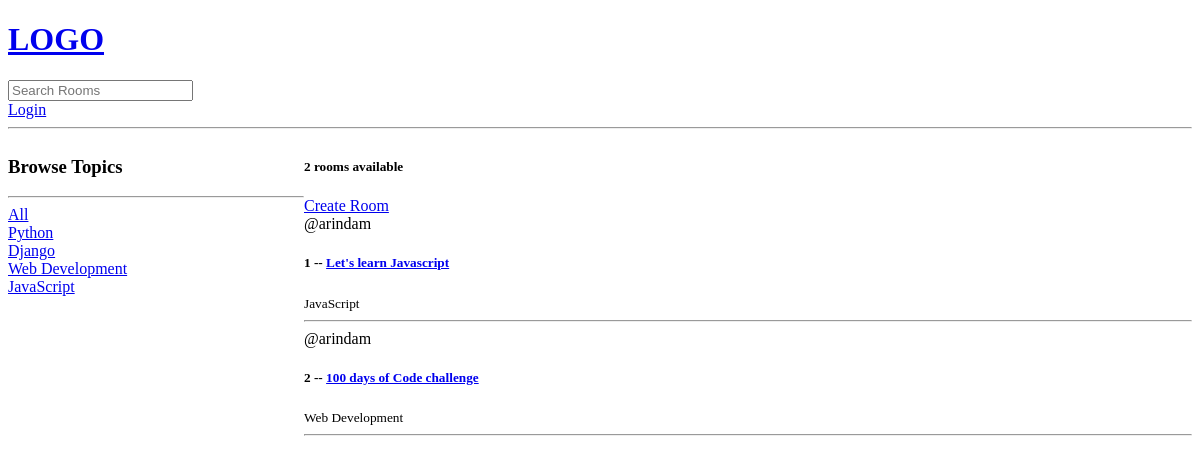
The app's page /, older data.
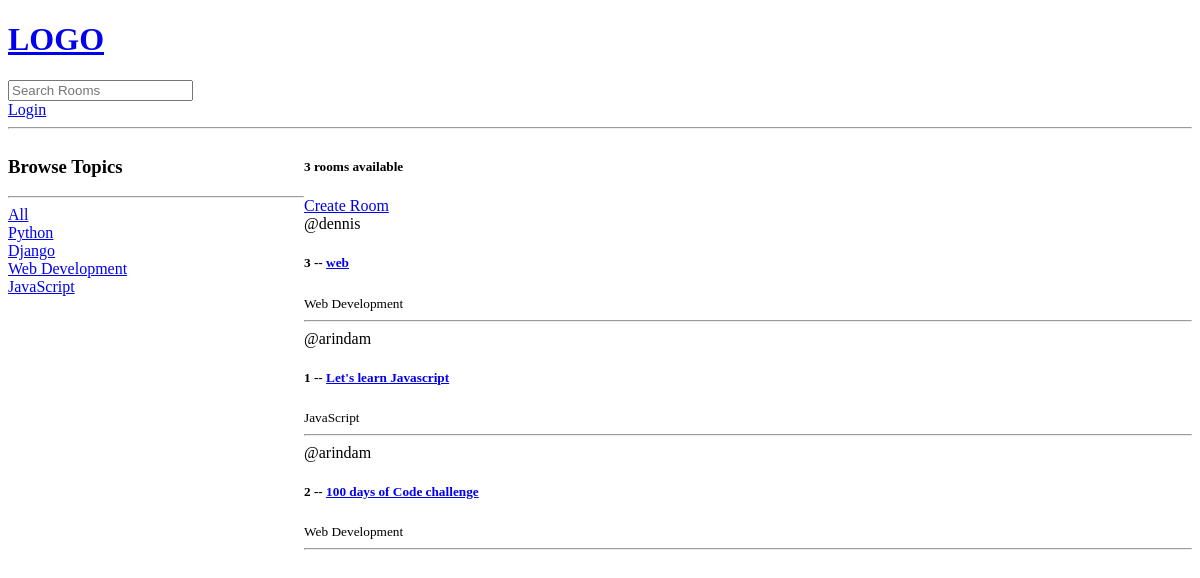
The same page, newer data.
### base/models.py (models this page shows, shortened)
class Topic(models.Model):
    name = models.CharField(max_length=200)

class Room(models.Model):
    host = models.ForeignKey(User, on_delete=models.SET_NULL, null=True)
    topic = models.ForeignKey(Topic, on_delete=models.SET_NULL, null=True)
    name = models.CharField(max_length=200)
    description = models.TextField(null=True, blank=True)
    updated = models.DateTimeField(auto_now=True)
    created = models.DateTimeField(auto_now_add=True)
    class Meta:
        ordering = ['-updated','-created']

### base/views.py (the view)
# urls.py: path('', views.home, name="home"),
def home(request):  # request refers to HTTP request object
    q = request.GET.get('q') if request.GET.get('q')!=None else '' #This will get the query parameter from the URL, if it exists
    rooms = Room.objects.filter(
        Q(topic__name__icontains=q) |
        Q(name__icontains=q) |
        Q(description__icontains=q)
        ) #Making a call upwards to the topic schema, and making sure that the topic name at least contains the query string (case insensitive)
    topics = Topic.objects.all()
    room_count = rooms.count()
    context = {'rooms': rooms, 'topics':topics, 'room_count':room_count}
    return render(request, 'base/home.html', context)

### base/templates/base/home.html (shortened to what this page needs)
{% extends 'main.html' %}
{% block content %}
<div class="home-container">
    <div>
        <h3>Browse Topics</h3>
        <hr>
        <div>
            <a href="{% url 'home' %}">All</a>
        </div>
        {% for topic in topics %}
        <div>
            <a href="{% url 'home' %}?q={{topic.name}}">{{topic.name}}</a>
        </div>
        {% endfor %}
    </div>
    <div>
        <h5>{{room_count}} rooms available</h5>
        <a href="{% url 'create-room' %}">Create Room</a>
        <div>
            {% for room in rooms %}
            <div>
                <span>@{{room.host.username}}</span>
                <h5>{{room.id}} -- <a href="{% url 'room' room.id %}">{{room.name}}</a></h5>
                <small>{{room.topic.name}}</small>
                <hr>
            </div>
            {% endfor %}
        </div>
    </div>
</div>
{% endblock content %}

### templates/main.html (shortened to what this page needs)
<!DOCTYPE html>
<html lang="en">
<head>
</head>
<body>
    {% include 'navbar.html' %}
    {% block content %}
    {% endblock %}
</body>
</html>

### templates/navbar.html
<a href="/">
    <h1>LOGO</h1>
</a>
<form method="GET" action="{% url 'home' %}">
    <input type="text" name="q" placeholder="Search Rooms"/>
</form>
{% if request.user.is_authenticated %}
<p>Hello, {{request.user}}</p>
<a href="{% url 'logout' %}">Logout</a>
{% else %}
<a href="{% url 'login' %}">Login</a>
{% endif %}
<hr>

### base/templates/base/home.html (style rules this page uses)
.home-container { display:grid; grid-template-columns: 1fr 3fr; }

Row changes from the older to the newer data that the page shows:
added Room: host.username "dennis", id "3", name "web", topic.name "Web Development"
Text that changed along with them:
{{ room_count }}: "2" → "3"
